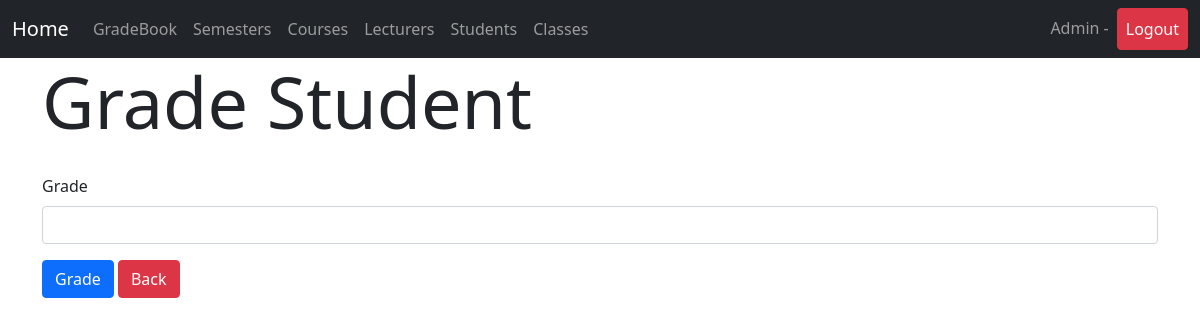
/gradebook/grade_student_form/6 (signed in), run on an earlier commit of the app's database.
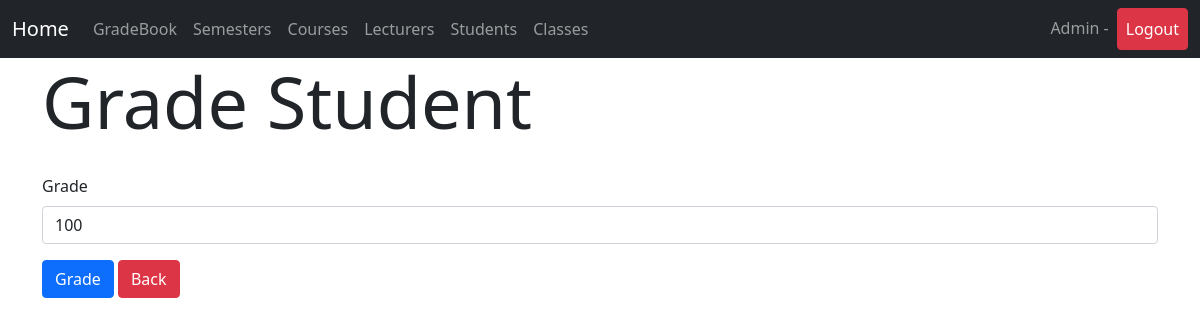
And on a later commit of the database.
### gradebook/models.py (models this page shows, shortened)
class StudentEnrolment(models.Model):
    student = models.ForeignKey(Student, on_delete=models.CASCADE)
    class1 = models.ForeignKey(Class, on_delete=models.CASCADE)
    grade = models.PositiveIntegerField(validators=[MaxValueValidator(100)], blank=True, null=True)
    enrollTime = models.DateTimeField(auto_now_add=True)
    gradeTime = models.DateTimeField(blank=True, null=True)

### gradebook/views.py (the view)
# urls.py: path('gradebook/grade_student_form/<int:pk>', gradebook_grade_student_form, name='grade_student_form'),
def gradebook_grade_student_form(request, pk):
    studentEnrolment = StudentEnrolment.objects.get(id=pk)
    context = {"studentEnrolment": studentEnrolment}
    return render(request, 'gradebook/grade_student_form.html', context)

### gradebook/templates/gradebook/grade_student_form.html (shortened to what this page needs)
{% extends "base.html" %}
{% block content %}
    <h1 class="display-2" style="margin-bottom: 30px">Grade Student</h1>
    <form method="post" action="{% url "grade_student" %}">
        <div class="mb-3">
            <label for="grade" class="form-label">Grade</label>
            <input type="number" min="0" max="100" class="form-control" name="grade" value="{{ studentEnrolment.grade }}">
        </div>
        <button class="btn btn-primary" type="submit">Grade</button>
        <a href="{% url "student_list_gradebook" studentEnrolment.class1.id %}" class="btn btn-danger">Back</a>
    </form>
{% endblock %}

What changed in the data, as far as the page shows it:
changed StudentEnrolment: grade (not shown) → "100"
